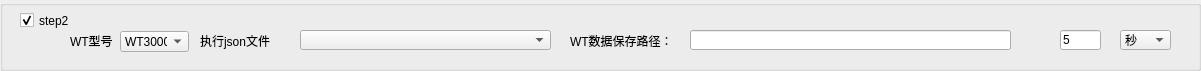
  <widget class="QGroupBox" name="groupBox_5">
   <property name="geometry">
    <rect>
     <x>0</x>
     <y>250</y>
     <width>1201</width>
     <height>71</height>
    </rect>
   </property>
   <property name="title">
    <string/>
   </property>
   <widget class="QCheckBox" name="checkBox_S2">
    <property name="geometry">
     <rect>
      <x>20</x>
      <y>10</y>
      <width>81</width>
      <height>21</height>
     </rect>
    </property>
    <property name="text">
     <string>step2</string>
    </property>
    <property name="checked">
     <bool>true</bool>
    </property>
   </widget>
   <widget class="QComboBox" name="cB_S2_unit_1">
    <property name="geometry">
     <rect>
      <x>1120</x>
      <y>30</y>
      <width>51</width>
      <height>20</height>
     </rect>
    </property>
    <item>
     <property name="text">
      <string>秒</string>
     </property>
    </item>
    <item>
     <property name="text">
      <string>分钟</string>
     </property>
    </item>
    <item>
     <property name="text">
      <string>毫秒</string>
     </property>
    </item>
   </widget>
   <widget class="QComboBox" name="cB_wt_type">
    <property name="geometry">
     <rect>
      <x>120</x>
      <y>31</y>
      <width>69</width>
      <height>21</height>
     </rect>
    </property>
    <item>
     <property name="text">
      <string>WT3000</string>
     </property>
    </item>
    <item>
     <property name="text">
      <string>WT1800</string>
     </property>
    </item>
    <item>
     <property name="text">
      <string>WT1806E</string>
     </property>
    </item>
    <item>
     <property name="text">
      <string>WT5000</string>
     </property>
    </item>
   </widget>
   <widget class="QLabel" name="label">
    <property name="geometry">
     <rect>
      <x>70</x>
      <y>30</y>
      <width>61</width>
      <height>21</height>
     </rect>
    </property>
    <property name="text">
     <string>WT型号</string>
    </property>
   </widget>
   <widget class="QLabel" name="label_6">
    <property name="geometry">
     <rect>
      <x>570</x>
      <y>30</y>
      <width>101</width>
      <height>21</height>
     </rect>
    </property>
    <property name="text">
     <string>WT数据保存路径：</string>
    </property>
   </widget>
   <widget class="QLabel" name="label_2">
    <property name="geometry">
     <rect>
      <x>200</x>
      <y>30</y>
      <width>81</width>
      <height>21</height>
     </rect>
    </property>
    <property name="text">
     <string>执行json文件</string>
    </property>
   </widget>
   <widget class="QComboBox" name="cB_wt_json">
    <property name="geometry">
     <rect>
      <x>300</x>
      <y>30</y>
      <width>251</width>
      <height>20</height>
     </rect>
    </property>
   </widget>
   <widget class="QLineEdit" name="lE_S2_1">
    <property name="geometry">
     <rect>
      <x>1060</x>
      <y>30</y>
      <width>41</width>
      <height>20</height>
     </rect>
    </property>
    <property name="text">
     <string>5</string>
    </property>
   </widget>
   <widget class="QLineEdit" name="lE_wt_save_path">
    <property name="geometry">
     <rect>
      <x>690</x>
      <y>30</y>
      <width>321</width>
      <height>20</height>
     </rect>
    </property>
   </widget>
  </widget>
